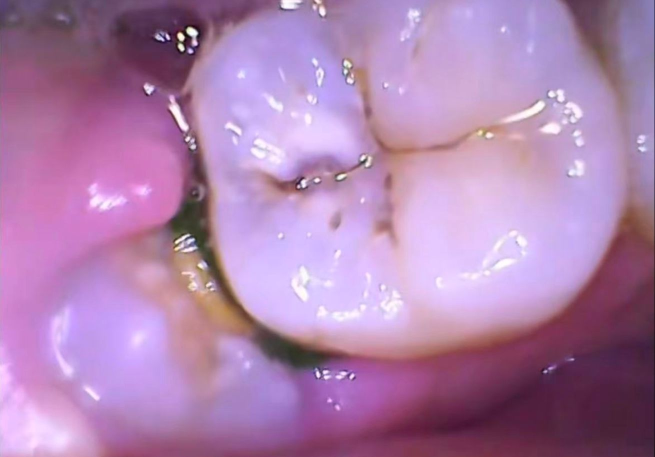
#> input picture tests/picture/test1.jpg, 1310 x 914 px (shown at 1/2 size)
$ python -i keyframe_analyzer.py   (imports and definitions only)   (older library calls are emulated)
#> lines starting #> are read from the running program, lines starting #| are printed output that depends on the picture
# -*- coding: utf-8 -*-
"""
关键帧语义分析器 - 口腔图像中间表示生成
基于传统计算机视觉特征提取，生成每帧的最小中间表示

分析维度：
1. 侧别 (Side): upper / lower / left / right / unknown
2. 牙齿类型 (Tooth Type): anterior / posterior / unknown
3. 区域 (Region): occlusal / interproximal / gum / lingual / buccal / unknown
4. 异常类型 (Detected Issues): dark_deposit / yellow_plaque / structural_defect / gum_issue / unknown

技术方案：
- HSV 色彩空间分析 (牙龈、牙齿、异常物识别)
- 形态学特征提取 (牙齿轮廓、排列方式)
- 空间位置分析 (基于图像区域判断视角)
- 纹理分析 (咬合面、牙缝、牙龈纹理)
"""
import cv2
import numpy as np
from typing import Dict, List, Tuple, Optional
from dataclasses import dataclass
from enum import Enum

from app.models.evidence_pack import (
    ToothSide, ToothType, Region, DetectedIssue, FrameMetaTags
)


# [9 lines that did not run here, left out]


# [667 lines that did not run here, left out]


# ========================================
# 便捷函数
# ========================================

# [13 lines that did not run here, left out]

>>> import cv2
>>> picture = cv2.imread('../../tests/picture/test1.jpg', cv2.IMREAD_GRAYSCALE)
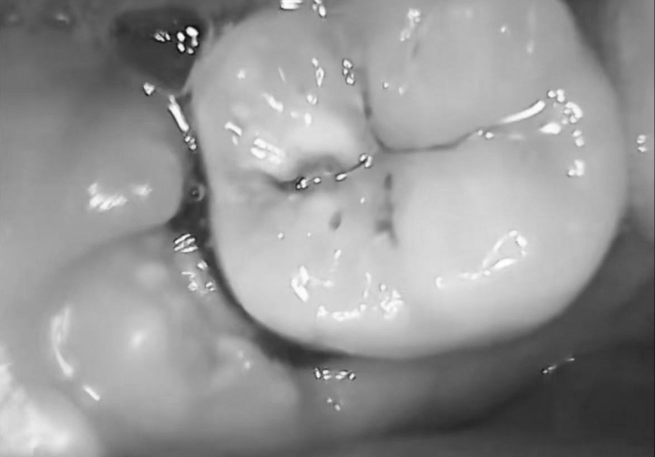
#> picture: shape (914, 1310) (shown at 1/2 size); min 8, max 255, mean 148
#> (the run stopped early here; a loop or call above may not have finished)
